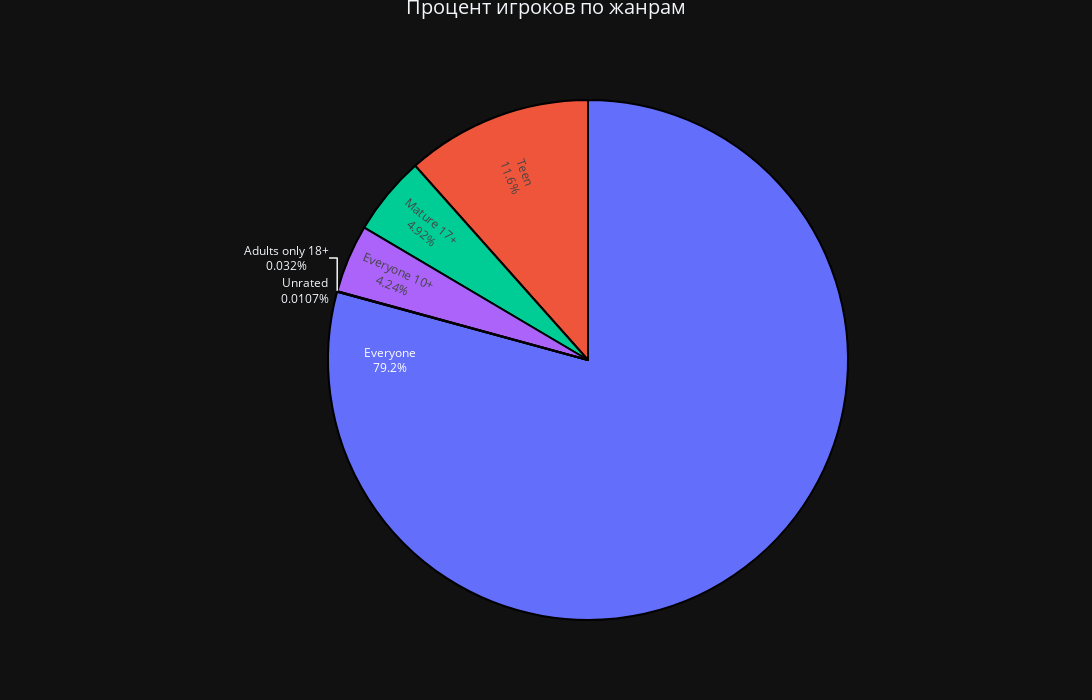

The notebook cell this image was saved under:
### Code cell
fig_pi = go.Figure()
fig_pi.add_trace(
    go.Pie(labels=result_df['Имя'], values=result_df['Количество'],
           marker=dict(line=dict(color='black', width=2)),
           textinfo='label+percent',
           insidetextorientation='radial'))
fig_pi.update_layout(
    title=dict(text='Процент игроков по жанрам',  # Заголовок диаграммы
               x=0.5,  # Положение заголовка по горизонтали
               y=1,  # Положение заголовка по вертикали
               font=dict(size=20)),  # Размер шрифта заголовка
    showlegend=False,  # Скрыть легенду
    width=1200, height=700,  # Размеры графика
)

fig_pi.show()

### Figure 1 — Plotly figure (JSON) as saved in the notebook; plotly's stock layout.template omitted (floating-point values rounded to 4 significant figures)
{"data": [{"insidetextorientation": "radial", "labels": ["Everyone", "Teen", "Mature 17+", "Everyone 10+", "Adults only 18+", "Unrated"], "marker": {"line": {"color": "black", "width": 2}}, "textinfo": "label+percent", "values": [7420, 1084, 461, 397, 3, 1], "type": "pie"}], "layout": {"title": {"font": {"size": 20}, "text": "Процент игроков по жанрам", "x": 0.5, "y": 1}, "showlegend": false, "width": 1200, "height": 700}}
